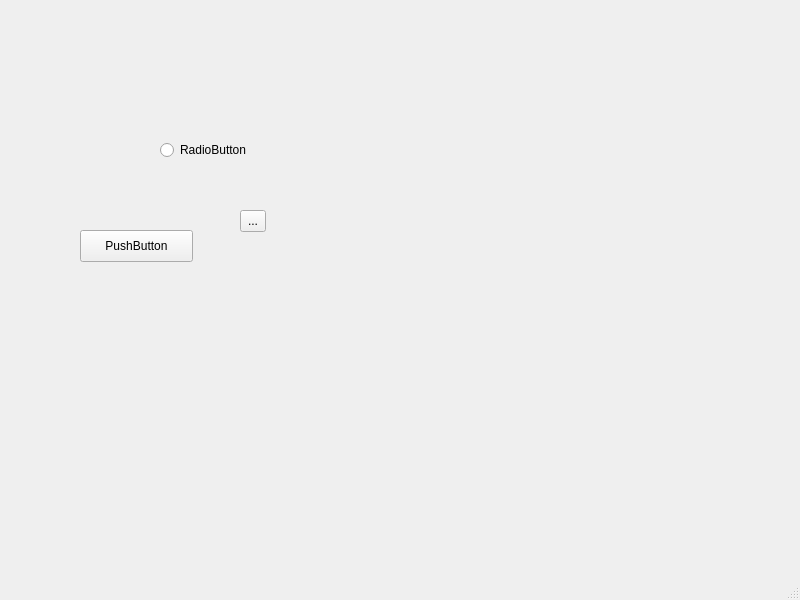
<?xml version="1.0" encoding="UTF-8"?>
<ui version="4.0">
 <class>MainWindow</class>
 <widget class="QMainWindow" name="MainWindow">
  <property name="geometry">
   <rect>
    <x>0</x>
    <y>0</y>
    <width>800</width>
    <height>600</height>
   </rect>
  </property>
  <property name="windowTitle">
   <string>MainWindow</string>
  </property>
  <widget class="QWidget" name="centralwidget">
   <widget class="QToolButton" name="toolButton">
    <property name="geometry">
     <rect>
      <x>240</x>
      <y>210</y>
      <width>26</width>
      <height>22</height>
     </rect>
    </property>
    <property name="text">
     <string>...</string>
    </property>
   </widget>
   <widget class="QRadioButton" name="radioButton">
    <property name="geometry">
     <rect>
      <x>160</x>
      <y>140</y>
      <width>100</width>
      <height>20</height>
     </rect>
    </property>
    <property name="text">
     <string>RadioButton</string>
    </property>
   </widget>
   <widget class="QPushButton" name="pushButton">
    <property name="geometry">
     <rect>
      <x>80</x>
      <y>230</y>
      <width>113</width>
      <height>32</height>
     </rect>
    </property>
    <property name="text">
     <string>PushButton</string>
    </property>
   </widget>
  </widget>
  <widget class="QMenuBar" name="menubar">
   <property name="geometry">
    <rect>
     <x>0</x>
     <y>0</y>
     <width>800</width>
     <height>22</height>
    </rect>
   </property>
  </widget>
  <widget class="QStatusBar" name="statusbar"/>
 </widget>
 <resources/>
 <connections/>
</ui>
